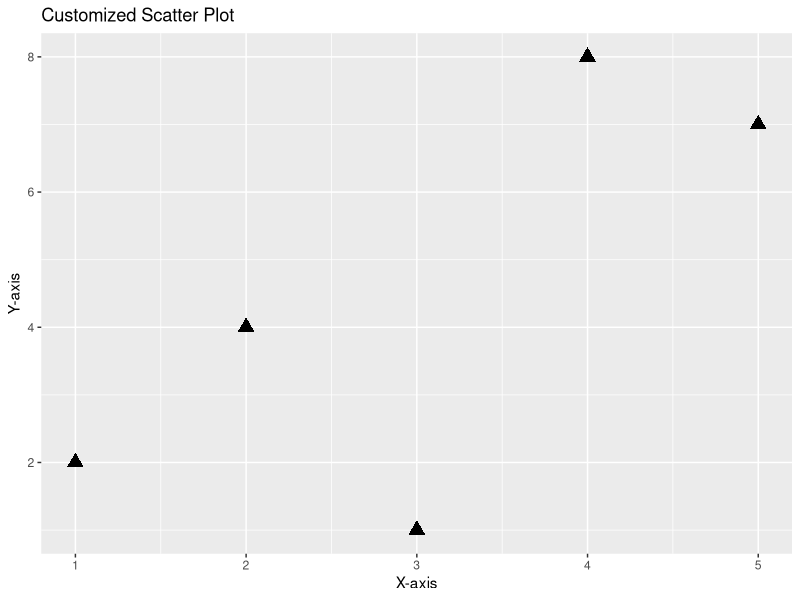

Here is the R script that generated this plot:
library(ggplot2)

x <- c(1, 2, 3, 4, 5)
y <- c(2, 4, 1, 8, 7)

ggplot(data = data.frame(x, y), aes(x = x, y = y)) +
  geom_point(size = 4, shape = 17) + 
  labs(title = "Customized Scatter Plot",
       x = "X-axis",
       y = "Y-axis")
